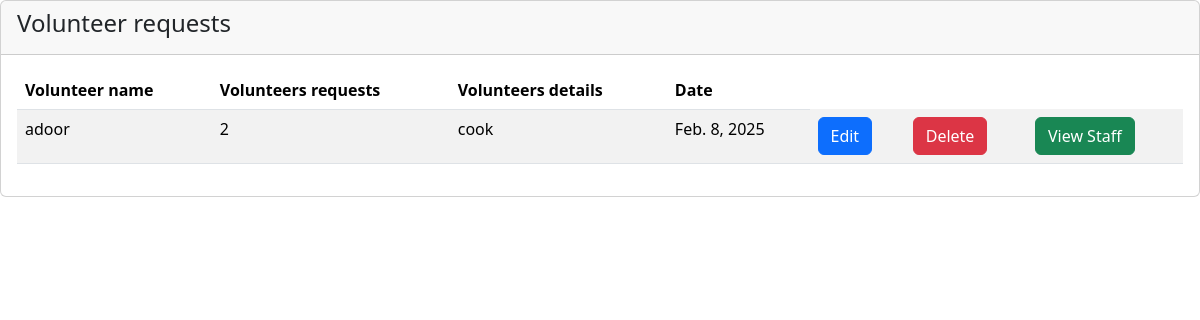
Page /req_volunteer_table (signed in) on the committed database.
### app/models.py (models this page shows)
class VolunteerRequest(models.Model):
    no_of_volunteers=models.IntegerField(default=0)      #   join this table with camp table to alert the volunteers telling  which camp they are allocated to
    totalallocated=models.IntegerField(default=0)
    volunteer_details=models.TextField(max_length=100)
    current_date=models.DateField(auto_now_add=True)
    login_id=models.ForeignKey(Camp,on_delete=models.CASCADE,null=True,blank=True)

class Camp(models.Model):
    camp_name=models.CharField(max_length=100)
    full_address=models.CharField(max_length=150)
    district=models.CharField(max_length=100)
    city=models.CharField(max_length=100)
    panchayath=models.CharField(max_length=100)
    thaluk=models.CharField(max_length=100)
    contact=models.CharField(max_length=15)
    login_id=models.ForeignKey(Login,on_delete=models.CASCADE,null=True,blank=True)

### app/views.py (the view)
# urls.py: path('req_volunteer_table',views.ReqVolunteerTable,name="ReqVolunteerTable"),
def ReqVolunteerTable(request):
    session_id=request.session['camp_id']
    a=get_object_or_404(Camp,login_id=session_id)
    requests=VolunteerRequest.objects.filter(login_id=a)
    return render(request,'camp/req_volunteer_table.html',{'requests':requests})

### app/templates/camp/req_volunteer_table.html (shortened to what this page needs)
          {% load static%}
            <div class="row">
              <div class="col-md-12">
                <div class="card">
                  <div class="card-header">
                    <link rel="stylesheet" href="{% static 'admin/assets/css/bootstrap.min.css' %}" />
                    <h4 class="card-title">Volunteer requests</h4>
                  </div>
                  <div class="card-body">
                    <div class="table-responsive">
                      <table
                        id="basic-datatables"
                        class="display table table-striped table-hover"
                      >
                      <thead>
                        <tr>
                          <th>Volunteer name</th>
                          <th>Volunteers requests</th>
                          <th>Volunteers details</th>
                          <th>Date</th>
                        </tr>
                      </thead>
                      <tbody>
                            {% for request in requests %}
                            <tr>
                              <td>{{request.login_id.camp_name}}</td>
                              <td>{{request.no_of_volunteers}}</td>
                              <td>{{request.volunteer_details}}</td>
                              <td>{{request.current_date}}</td>
                              <td><button class="btn btn-primary"><a href="{% url 'EditVolunteerReq' request.id %}" style="text-decoration: none;color: white;">Edit</a></button></td>
                              <td><button class="btn btn-danger"><a href="{% url 'DeleteVolunteerReq' request.id %}" style="text-decoration: none;color: white;">Delete</a></button></td>
                              <td><button class="btn btn-success"><a href="{% url 'AllocatedVolList'  %}" style="text-decoration: none;color: white;">View Staff</a></button></td>
                            </tr>
                            {% endfor %}
                        </tbody>
                      </table>
                    </div>
                  </div>
                </div>
              </div>
              </div>

### rows in the picture
VolunteerRequest: login_id.camp_name "adoor", no_of_volunteers "2", volunteer_details "cook", current_date "Feb. 8, 2025"
